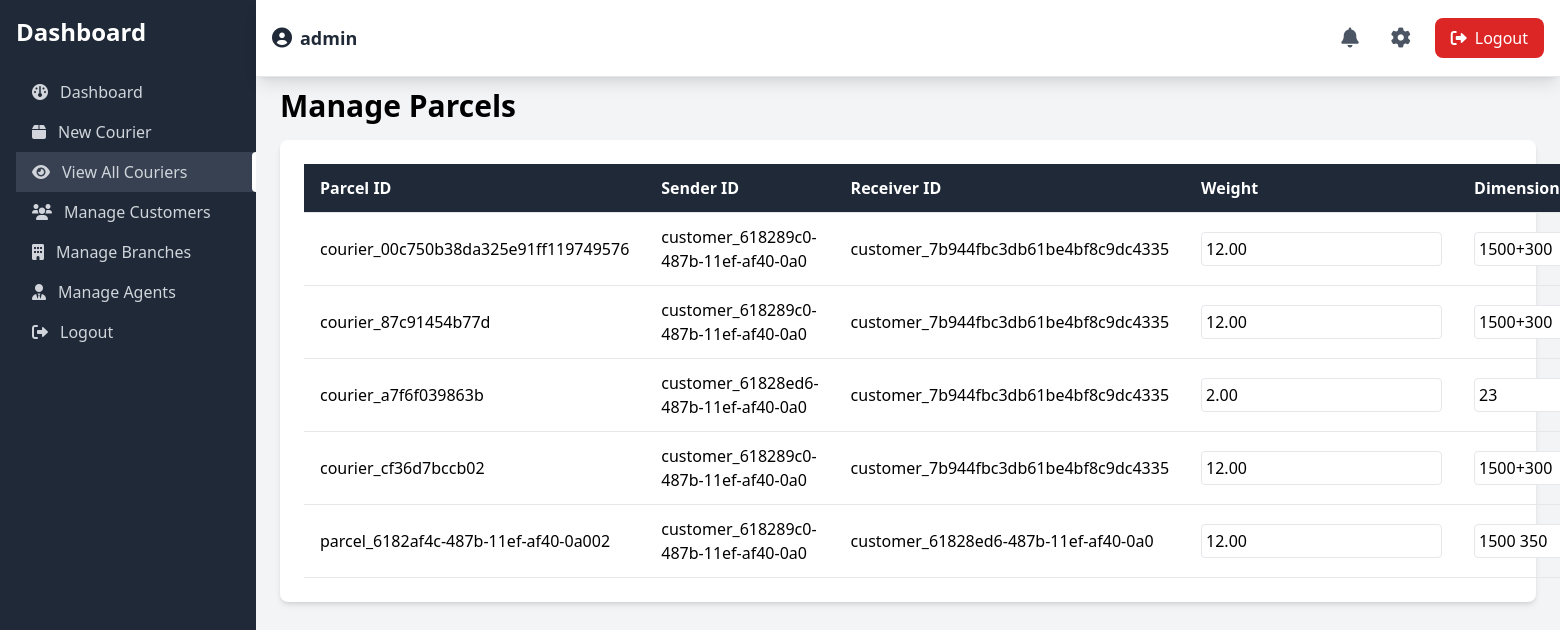
Page /admin/manage_parcels.php (signed in) on the earlier database version.
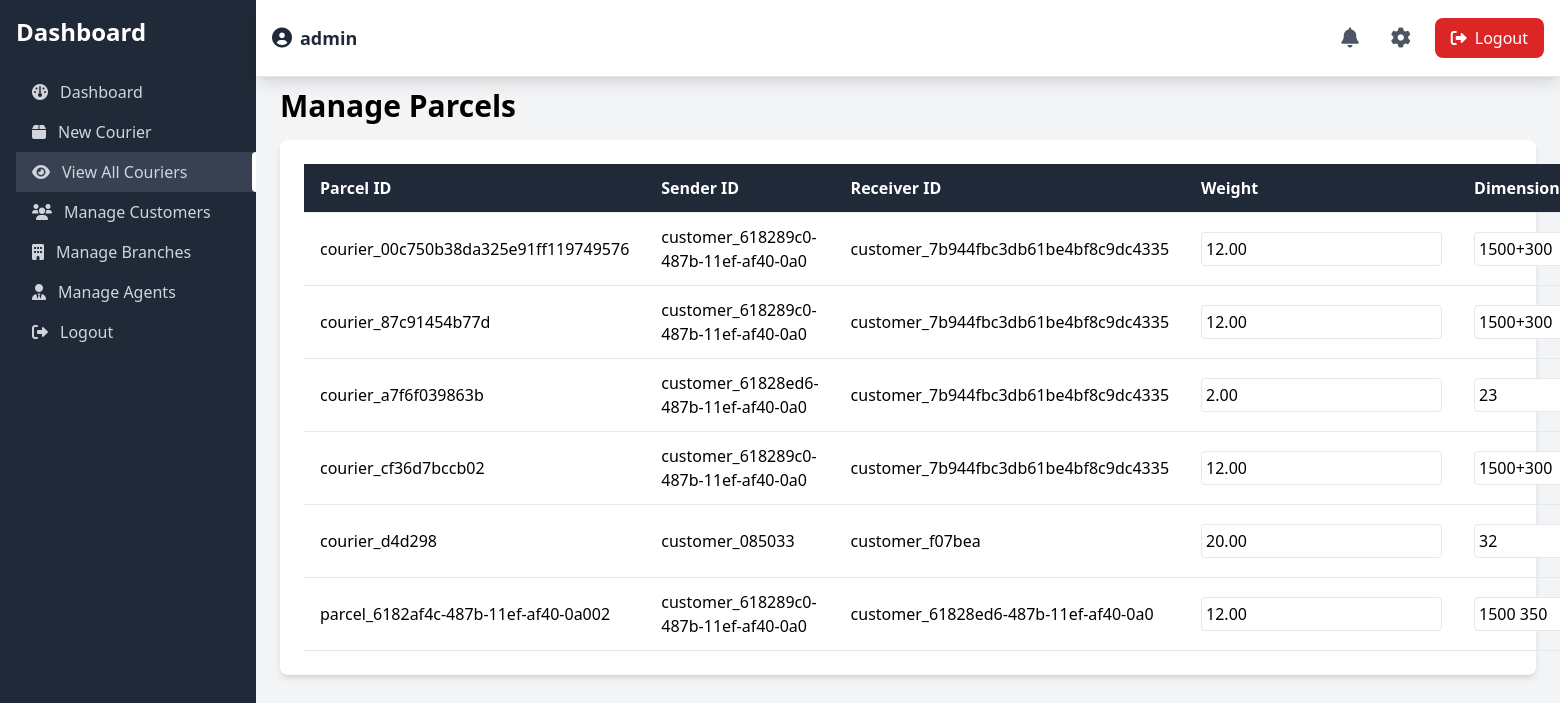
Same page on the later database version.
### tables this page shows
CREATE TABLE `parcels` (
  `parcel_id` char(36) NOT NULL,
  `sender_id` char(36) NOT NULL,
  `receiver_id` char(36) NOT NULL,
  `weight` decimal(10,2) NOT NULL,
  `dimensions` varchar(50) NOT NULL,
  `status` enum('Pending','In Transit','Delivered','returned') DEFAULT 'Pending',
  `created_at` timestamp NOT NULL DEFAULT current_timestamp(),
  `deleted` tinyint(1) DEFAULT 0,
  `delivery_date` date DEFAULT NULL
);

### admin/manage_parcels.php (the view, shortened to what this page needs)
<?php
$database = new Database();
$db = $database->getConnection();
$query = "SELECT * FROM parcels where deleted=false";
$stmt = $db->prepare($query);
$stmt->execute();
$parcels = $stmt->fetchAll(PDO::FETCH_ASSOC);
?>
<!DOCTYPE html>
<html lang="en">
<?php include_once '../includes/head.php'; ?>
<body class="bg-gray-100">
    <?php include "../includes/sidebar.php"; ?>
    <?php include "../includes/topbar.php"; ?>
    <main class="ml-64 p-6 mt-16">
        <h1 class="text-3xl font-bold mb-4">Manage Parcels</h1>
        <div class="bg-white shadow-md rounded-lg p-6">
            <table class="w-full text-left border-collapse">
                <thead>
                    <tr class="bg-gray-800 text-white">
                        <th class="py-3 px-4 border-b">Parcel ID</th>
                        <th class="py-3 px-4 border-b">Sender ID</th>
                        <th class="py-3 px-4 border-b">Receiver ID</th>
                        <th class="py-3 px-4 border-b">Weight</th>
                        <th class="py-3 px-4 border-b">Dimensions</th>
                    </tr>
                </thead>
                <tbody>
                    <?php foreach ($parcels as $parcel): ?>
                        <tr class="hover:bg-gray-100">
                            <td class="py-3 px-4 border-b"><?php echo htmlspecialchars($parcel['parcel_id']); ?></td>
                            <td class="py-3 px-4 border-b"><?php echo htmlspecialchars($parcel['sender_id']); ?></td>
                            <td class="py-3 px-4 border-b"><?php echo htmlspecialchars($parcel['receiver_id']); ?></td>
                            <td class="py-3 px-4 border-b">
                                <?php if ($parcel['status'] !== 'Delivered'): ?>
                                    <input type="text" class="border rounded p-1 weight"
                                        value="<?php echo htmlspecialchars($parcel['weight']); ?>"
                                        data-id="<?php echo $parcel['parcel_id']; ?>" />
                                <?php else: ?>
                                    <?php echo htmlspecialchars($parcel['weight']); ?>
                                <?php endif; ?>
                            </td>
                            <td class="py-3 px-4 border-b">
                                <?php if ($parcel['status'] !== 'Delivered'): ?>
                                    <input type="text" class="border rounded p-1 dimensions"
                                        value="<?php echo htmlspecialchars($parcel['dimensions']); ?>"
                                        data-id="<?php echo $parcel['parcel_id']; ?>" />
                                <?php else: ?>
                                    <?php echo htmlspecialchars($parcel['dimensions']); ?>
                                <?php endif; ?>
                            </td>
                        </tr>
                    <?php endforeach; ?>
                </tbody>
            </table>
        </div>
    </main>
</body>
</html>

Differences in the rows shown:
added parcels: parcel_id "courier_d4d298", sender "customer_085033", receiver "customer_f07bea", weight "20.00", dimensions "32"
